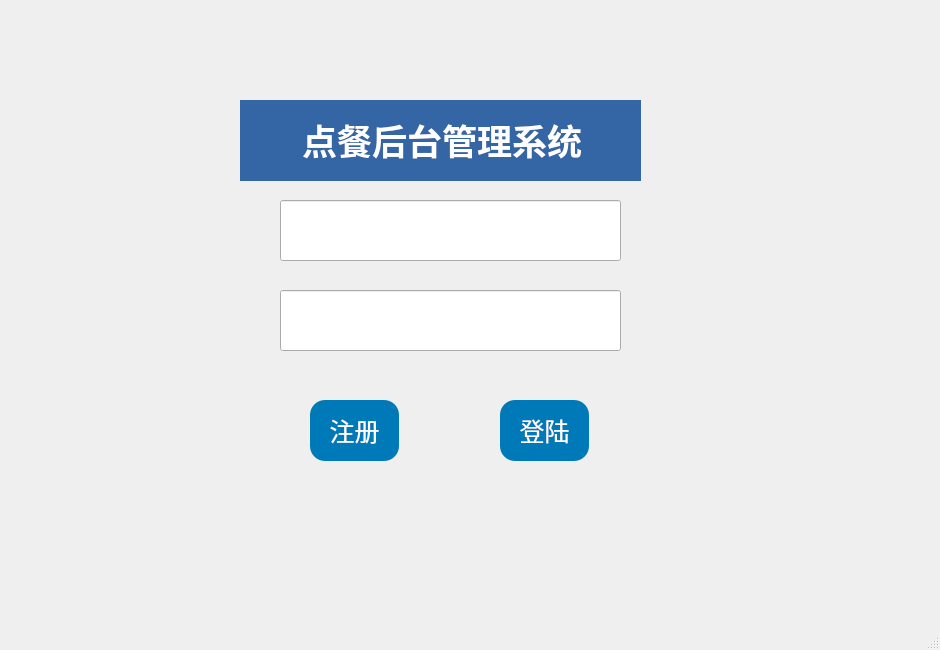
<?xml version="1.0" encoding="UTF-8"?>
<ui version="4.0">
 <class>MainWindow</class>
 <widget class="QMainWindow" name="MainWindow">
  <property name="geometry">
   <rect>
    <x>0</x>
    <y>0</y>
    <width>940</width>
    <height>650</height>
   </rect>
  </property>
  <property name="windowTitle">
   <string>MainWindow</string>
  </property>
  <widget class="QWidget" name="centralwidget">
   <widget class="QStackedWidget" name="stackedWidget">
    <property name="geometry">
     <rect>
      <x>0</x>
      <y>0</y>
      <width>940</width>
      <height>650</height>
     </rect>
    </property>
    <property name="currentIndex">
     <number>0</number>
    </property>
    <widget class="QWidget" name="page">
     <widget class="QLineEdit" name="lineEdit">
      <property name="geometry">
       <rect>
        <x>280</x>
        <y>200</y>
        <width>341</width>
        <height>61</height>
       </rect>
      </property>
     </widget>
     <widget class="QLineEdit" name="lineEdit_2">
      <property name="geometry">
       <rect>
        <x>280</x>
        <y>290</y>
        <width>341</width>
        <height>61</height>
       </rect>
      </property>
     </widget>
     <widget class="QPushButton" name="pushButton_3">
      <property name="geometry">
       <rect>
        <x>500</x>
        <y>400</y>
        <width>89</width>
        <height>61</height>
       </rect>
      </property>
      <property name="styleSheet">
       <string notr="true">QPushButton {
    background-color: rgb(0, 121, 184);  /* 按钮默认背景色 */
    color: white;                        /* 文字白色 */
    border: none;                        /* 去掉默认边框 */
    font-size: 25px;                     /* 文字大小 */
    border-radius: 15px;                 /* 圆角大小（数字越大越圆） */
    padding: 10px 20px;                  /* 按钮内边距，让按钮更饱满 */
}

QPushButton:hover {
    background-color: rgb(30, 0, 120);   /* 鼠标放上去的颜色 */
    border-radius: 15px;                 /* 圆角保持一致 */
}

QPushButton:pressed {
    background-color: rgb(42, 91, 154);  /* 鼠标按下的颜色 */
    border-radius: 15px;                 /* 圆角保持一致 */
}</string>
      </property>
      <property name="text">
       <string>登陆</string>
      </property>
     </widget>
     <widget class="QPushButton" name="pushButton_4">
      <property name="geometry">
       <rect>
        <x>310</x>
        <y>400</y>
        <width>89</width>
        <height>61</height>
       </rect>
      </property>
      <property name="styleSheet">
       <string notr="true">QPushButton {
    background-color: rgb(0, 121, 184);  /* 按钮默认背景色 */
    color: white;                        /* 文字白色 */
    border: none;                        /* 去掉默认边框 */
    font-size: 25px;                     /* 文字大小 */
    border-radius: 15px;                 /* 圆角大小（数字越大越圆） */
    padding: 10px 20px;                  /* 按钮内边距，让按钮更饱满 */
}

QPushButton:hover {
    background-color: rgb(30, 0, 120);   /* 鼠标放上去的颜色 */
    border-radius: 15px;                 /* 圆角保持一致 */
}

QPushButton:pressed {
    background-color: rgb(42, 91, 154);  /* 鼠标按下的颜色 */
    border-radius: 15px;                 /* 圆角保持一致 */
}</string>
      </property>
      <property name="text">
       <string>注册</string>
      </property>
     </widget>
     <widget class="QLabel" name="label">
      <property name="geometry">
       <rect>
        <x>240</x>
        <y>100</y>
        <width>401</width>
        <height>81</height>
       </rect>
      </property>
      <property name="styleSheet">
       <string notr="true">QLabel {
    background-color: rgb(52, 101, 164);
    color: white;
    padding: 5px;
}</string>
      </property>
      <property name="text">
       <string>&lt;html&gt;&lt;head/&gt;&lt;body&gt;&lt;p align=&quot;center&quot;&gt;&lt;span style=&quot; font-size:26pt; font-weight:600;&quot;&gt;点餐后台管理系统&lt;/span&gt;&lt;/p&gt;&lt;/body&gt;&lt;/html&gt;</string>
      </property>
     </widget>
    </widget>
    <widget class="QWidget" name="page_2">
     <widget class="QPushButton" name="pushButton_5">
      <property name="geometry">
       <rect>
        <x>10</x>
        <y>20</y>
        <width>171</width>
        <height>111</height>
       </rect>
      </property>
      <property name="font">
       <font>
        <pointsize>-1</pointsize>
       </font>
      </property>
      <property name="styleSheet">
       <string notr="true">QPushButton {
    background-color: rgb(140, 150, 160) ;
    color: white;
    border: none;
    font-size: 30px;
}
QPushButton:hover {
    background-color: rgb(0, 121, 184);
}
QPushButton:pressed {
    background-color: rgb(42, 91, 154);
}</string>
      </property>
      <property name="text">
       <string>退出登陆</string>
      </property>
     </widget>
     <widget class="QWidget" name="">
      <property name="geometry">
       <rect>
        <x>460</x>
        <y>20</y>
        <width>461</width>
        <height>591</height>
       </rect>
      </property>
      <layout class="QVBoxLayout" name="verticalLayout">
       <item>
        <widget class="QPlainTextEdit" name="plainTextEdit"/>
       </item>
       <item>
        <widget class="QPlainTextEdit" name="plainTextEdit_2"/>
       </item>
      </layout>
     </widget>
     <widget class="QWidget" name="">
      <property name="geometry">
       <rect>
        <x>250</x>
        <y>30</y>
        <width>181</width>
        <height>581</height>
       </rect>
      </property>
      <layout class="QVBoxLayout" name="verticalLayout_2" stretch="1,0,0">
       <item>
        <widget class="QPushButton" name="pushButton">
         <property name="minimumSize">
          <size>
           <width>0</width>
           <height>100</height>
          </size>
         </property>
         <property name="maximumSize">
          <size>
           <width>16777215</width>
           <height>100</height>
          </size>
         </property>
         <property name="styleSheet">
          <string notr="true">QPushButton {
   background-color: rgb(0, 121, 184);
    color: white;
    border: none;
    font-size: 30px;
}
QPushButton:hover {
    background-color: rgb(30, 0, 120) ;
}
QPushButton:pressed {
    background-color: rgb(42, 91, 154);
}</string>
         </property>
         <property name="text">
          <string>清空菜品栏</string>
         </property>
        </widget>
       </item>
       <item>
        <spacer name="verticalSpacer">
         <property name="orientation">
          <enum>Qt::Vertical</enum>
         </property>
         <property name="sizeHint" stdset="0">
          <size>
           <width>20</width>
           <height>20</height>
          </size>
         </property>
        </spacer>
       </item>
       <item>
        <widget class="QPushButton" name="pushButton_2">
         <property name="minimumSize">
          <size>
           <width>0</width>
           <height>100</height>
          </size>
         </property>
         <property name="maximumSize">
          <size>
           <width>16777215</width>
           <height>100</height>
          </size>
         </property>
         <property name="styleSheet">
          <string notr="true">QPushButton {
   background-color: rgb(0, 121, 184);
    color: white;
    border: none;
    font-size: 30px;
}
QPushButton:hover {
    background-color: rgb(30, 0, 120) ;
}
QPushButton:pressed {
    background-color: rgb(42, 91, 154);
}</string>
         </property>
         <property name="text">
          <string>清空服务栏</string>
         </property>
        </widget>
       </item>
      </layout>
     </widget>
    </widget>
   </widget>
  </widget>
  <widget class="QStatusBar" name="statusbar"/>
 </widget>
 <resources/>
 <connections/>
</ui>
